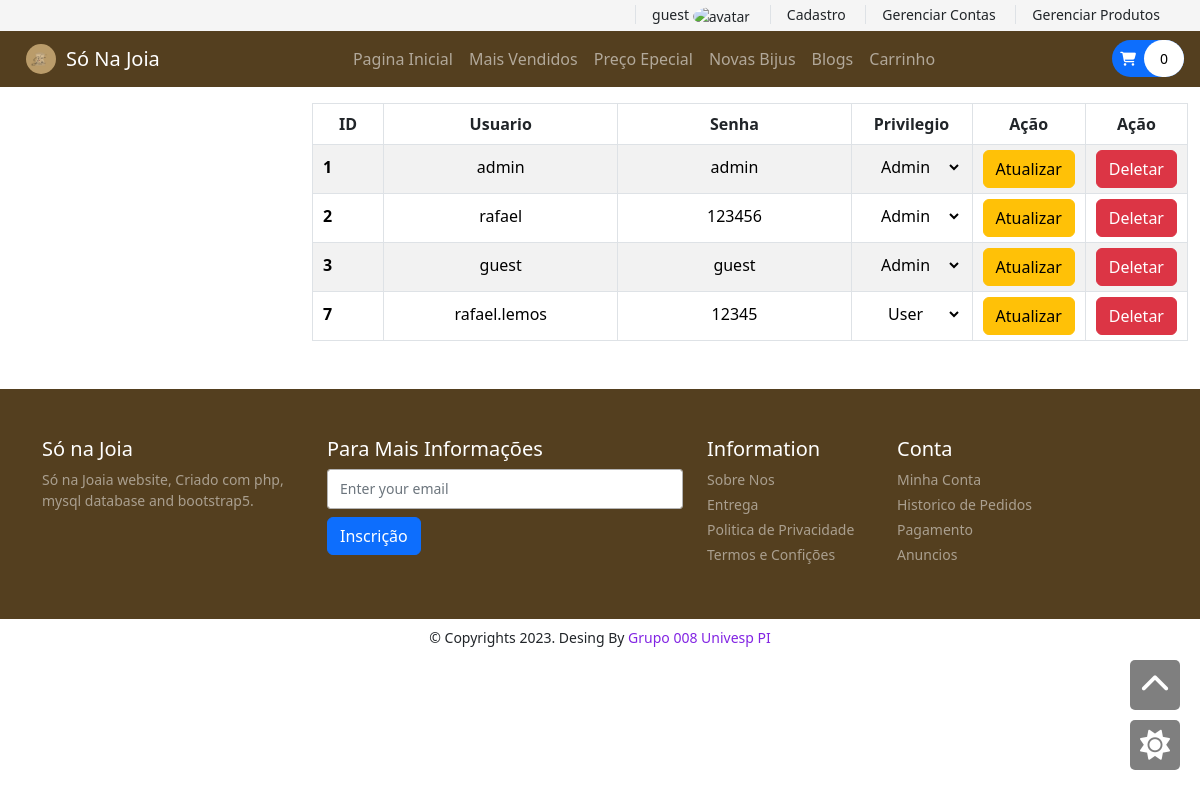
Screenshot of /account.php (signed in) with the database file from the repository.
### tables this page shows
CREATE TABLE `account` (
  `id` int(10) unsigned NOT NULL AUTO_INCREMENT,
  `username` varchar(30) NOT NULL,
  `password` varchar(30) NOT NULL,
  `email` varchar(100) NOT NULL,
  `privilege` tinyint(1) NOT NULL DEFAULT 0,
  PRIMARY KEY (`id`),
  CONSTRAINT `account_ibfk_1` FOREIGN KEY (`id`) REFERENCES `user` (`id`)
);

### account.php (called while the page is built, shortened)
<?php
include('func/header.php');
?>
<?php
include('libs/_account-form.php')
?>
<?php
include('func/footer.php');
?>

### func/functions.php (called while the page is built, shortened)
<?php
require('func/DBConnect.php');
require('func/Cart.php');
require('func/Account.php');
$db = new Connect();
$cart = new Cart($db);
$acc = new Account($db);
$accData = $acc->getData();
?>

### func/Account.php (called while the page is built, shortened)
<?php
class Account
{
    public $db = null;
    public function __construct(Connect $db)
    {
        $this->db = $db;
    }
    public function getData($table = 'account')
    {
        $sql = "SELECT * FROM {$table}";
        $result = $this->db->con->query($sql);
        $resultArray = array();
        if ($result->num_rows > 0) {
            while ($item = mysqli_fetch_array($result, MYSQLI_ASSOC)) {
                $resultArray[] = $item;
            }
        }
        return $resultArray;
    }
    public function getAccount($id = null, $table = 'account')
    {
        if ($id != null) {
            $sql = "SELECT * FROM {$table} WHERE id={$id}";
            $result = $this->db->con->query($sql);
            $resultArray = array();
            if ($result->num_rows == 1) {
                $resultArray = mysqli_fetch_array($result, MYSQLI_ASSOC);
            }
            return $resultArray;
        }
    }
}

### func/DBConnect.php (called while the page is built, shortened)
<?php
class Connect
{
    protected $host = '127.0.0.1';
    protected $user = 'root';
    protected $password = '';
    protected $database = 'semijoiaprod';
    public function __construct()
    {
        $this->con = mysqli_connect($this->host, $this->user, $this->password, $this->database);
    }
}
?>

### func/Cart.php (called while the page is built, shortened)
<?php
class Cart
{
    public $db = null;
    public function __construct(Connect $db)
    {
        $this->db = $db;
    }
    public function getCart($userid = null, $table = 'cart')
    {
        $sql = "SELECT * FROM {$table} WHERE user_id={$userid}";
        $result = $this->db->con->query($sql);
        $resultArray = array();
        return $resultArray;
    }
}

### libs/_account-form.php (the view, shortened to what this page needs)
<section id="account" class="py-3">
    <div class="container-xxl">
        <div class="row">
            <div class="col-3">
            </div>
            <div class="col-9">
                <form method="POST" id="account-member">
                    <div class="form-group">
                        <table class="table table-striped table-bordered table-data">
                            <thead>
                                <tr class="text-center">
                                    <th scope="colgroup rowgroup">ID</th>
                                    <th scope="col">Usuario</th>
                                    <th scope="col">Senha</th>
                                    <th scope="col">Privilegio</th>
                                    <th scope="col">Ação</th>
                                    <th scope="col">Ação</th>
                                </tr>
                            </thead>
                            <tbody>
                                <?php foreach ($accData as $item): ?>
                                    <tr data-id="<?php echo $item['id'] ?>">
                                        <td>
                                            <input type="number" value="<?php echo $item['id'] ?>" readonly
                                                name="id-<?php echo $item['id'] ?>">
                                        </td>
                                        <td>
                                            <input type="text" value="<?php echo $item['username'] ?>"
                                                name="username-<?php echo $item['id'] ?>" class="text-center">
                                        </td>
                                        <td>
                                            <input type="text" value="<?php echo $item['password'] ?>"
                                                name="password-<?php echo $item['id'] ?>" class="text-center">
                                        </td>
                                        <td>
                                            <select name="privilege-<?php echo $item['id'] ?>">
                                                <option value="<?php echo $item['privilege'] ?>" selected>
                                                    <?php echo $item['privilege'] ? 'Admin' : 'User'; ?>
                                                </option>
                                            </select>
                                        </td>
                                        <td>
                                            <button type="submit" name="account-update"
                                                formaction="account.php?id=<?php echo $item['id'] ?>"
                                                class="btn btn-warning">Atualizar</button>
                                        </td>
                                        <td>
                                            <button type="submit" name="account-delete"
                                                formaction="account.php?id=<?php echo $item['id'] ?>"
                                                class="btn btn-danger">Deletar</button>
                                        </td>
                                    </tr>
                                <?php endforeach; ?>
                            </tbody>
                        </table>
                    </div>
                </form>
            </div>
        </div>
    </div>
</section>

### func/header.php (shortened to what this page needs)
<!DOCTYPE html>
<html lang="en">
<head>
    <link href="https://cdn.jsdelivr.net/npm/bootstrap@5.2.3/dist/css/bootstrap.min.css" rel="stylesheet"
>
    <link rel="stylesheet" href="https://cdnjs.cloudflare.com/ajax/libs/OwlCarousel2/2.3.4/assets/owl.carousel.min.css"
 />
    <link rel="stylesheet"
        href="https://cdnjs.cloudflare.com/ajax/libs/OwlCarousel2/2.3.4/assets/owl.theme.default.min.css"
 />
    <link rel="stylesheet" href="./css/style.css">
    <link rel="stylesheet" href="./style.css">
    <?php
    require('func/functions.php');
    ?>
</head>
<body>
    <div class="form-check form-switch ms-auto mt-3 me-3" id="formSwitch">
        <label class="form-check-label ms-3" for="inputSwicher">
            <i class="fas fa-sun light-mode"></i>
        </label>
    </div>
    <a class="scroll-up" href="#top"><i class="fas fa-chevron-up"></i></a>
    <header id="header">
        <div class="topnav d-flex justify-content-end px-4 py-1">
            <div class="font-size-14">
                <a href="./login.php" class="px-3 border-start text-dark">
                    <?php if ($_SESSION['logged'] == true) {
                        echo $acc->getAccount($_COOKIE['user_id'])['username']; ?>
                        <img src="<?php echo $acc->getAccount($_COOKIE['user_id'], 'user')['avatar'] ?>" alt="avatar"
                            class="rounded-circle" style="width: 18px;height: 18px;" />
                    <?php } else {
                        echo "Login";
                    } ?>
                </a>
                <a href="./register.php" class="px-3 border-start text-dark">Cadastro</a>
                <a href="./account.php" class="px-3 border-start text-dark">Gerenciar Contas</a>
                <a href="./manage.php" class="px-3 border-start text-dark">Gerenciar Produtos</a>
            </div>
        </div>
        <nav class="navbar navbar-expand-lg px-3 navbar-dark color-second-bg">
            <img src="./assets/logo.jpeg" class="logo rounded-circle">
            <a class="navbar-brand" href="./index.php">Só Na Joia</a>
            <div class="collapse navbar-collapse" id="navbarNav">
                <ul class="navbar-nav m-auto">
                    <li class="nav-item active">
                        <a class="nav-link" href="./index.php">Pagina Inicial</a>
                    </li>
                    <li class="nav-item">
                        <a class="nav-link" href="./index.php#top-sale">Mais Vendidos</a>
                    </li>
                    <li class="nav-item">
                        <a class="nav-link" href="./index.php#special-price">Preço Epecial</a>
                    </li>
                    <li class="nav-item">
                        <a class="nav-link" href="./index.php#new-bijus">Novas Bijus</a>
                    </li>
                    <li class="nav-item">
                        <a class="nav-link" href="./index.php#blogs">Blogs</a>
                    </li>
                    <li class="nav-item">
                        <a class="nav-link" href="./cart.php">Carrinho</a>
                    </li>
                </ul>
                <form action="#" class="font-size-12">
                    <a href="./cart.php" class="d-flex align-items-center rounded-pill bg-primary">
                        <span class="font-size-14 px-2 py-2 text-white">
                            <i class="fas fa-shopping-cart" aria-hidden="true"></i>
                        </span>
                        <div class="px-3 py-2 font-size-14 rounded-pill text-black bg-white">
                            <?php echo count($cart->getCart($_COOKIE['user_id'] ?? 0)); ?>
                        </div>
                    </a>
                </form>
            </div>
        </nav>
    </header>
    <main id="main-site">

### css/style.css (style rules this page uses)
* { padding: 0; margin: 0; box-sizing: border-box; }
html { color: #333; font-family: "Open Sans", sans-serif; }
.form-group { display: flex; margin-bottom: 16px; flex-direction: column; }

### style.css (style rules this page uses)
button, button:focus { outline: none !important; box-shadow: none !important; }
html { font-family: "Open Sans", sans-serif; color: #333; scroll-behavior: smooth; }
#main-site { min-height: 300px; }
a { text-decoration: none; }
.font-size-12 { font-size: 12px; }
.font-size-14 { font-size: 14px; }
.color-second-bg { background: #543f1f; }
.topnav { background-color: #f5f5f5; }
.scroll-up { position: fixed; bottom: 90px; right: 20px; cursor: pointer; background: rgba(0, 0, 0, 0.5); width: 50px; height: 50px; text-align: center; border-radius: 5px; z-index: 999; }
.scroll-up i { color: white; font-size: 30px; padding: 10px; }
#formSwitch { position: fixed; bottom: 30px; right: 20px; cursor: pointer; background: rgba(0, 0, 0, 0.5); width: 50px; height: 50px; text-align: center; margin: 0 !important; border-radius: 5px; z-index: 999; }
#formSwitch i { color: white; font-size: 30px; padding: 10px; }
#formSwitch label { position: absolute; top: 0; bottom: 0; left: 0; right: 0; margin: 0 !important; }
.logo { width: 30px; height: 30px; margin: 0px 10px; }
.table-data tr td:first-child input { font-weight: bold; width: 50px; }
.table-data td { padding: 5px 10px; }
.table-data input, .table-data select { padding: 5px 0px; background: transparent; width: 100%; border: none; outline: none; overflow: hidden; }
.table-data select { width: 100px !important; text-align: center; }

### rows the page displays
account: username "guest", id "3", password "guest", privilege+id "Admin"
account: id "1", username "admin", password "admin", privilege+id "Admin"
account: id "2", username "rafael", password "123456", privilege+id "Admin"
account: id "7", username "rafael.lemos", password "12345", privilege+id "User"

### other values shown
count($cart->getCart($_COOKIE['user_id'] ?? 0)) "0"
